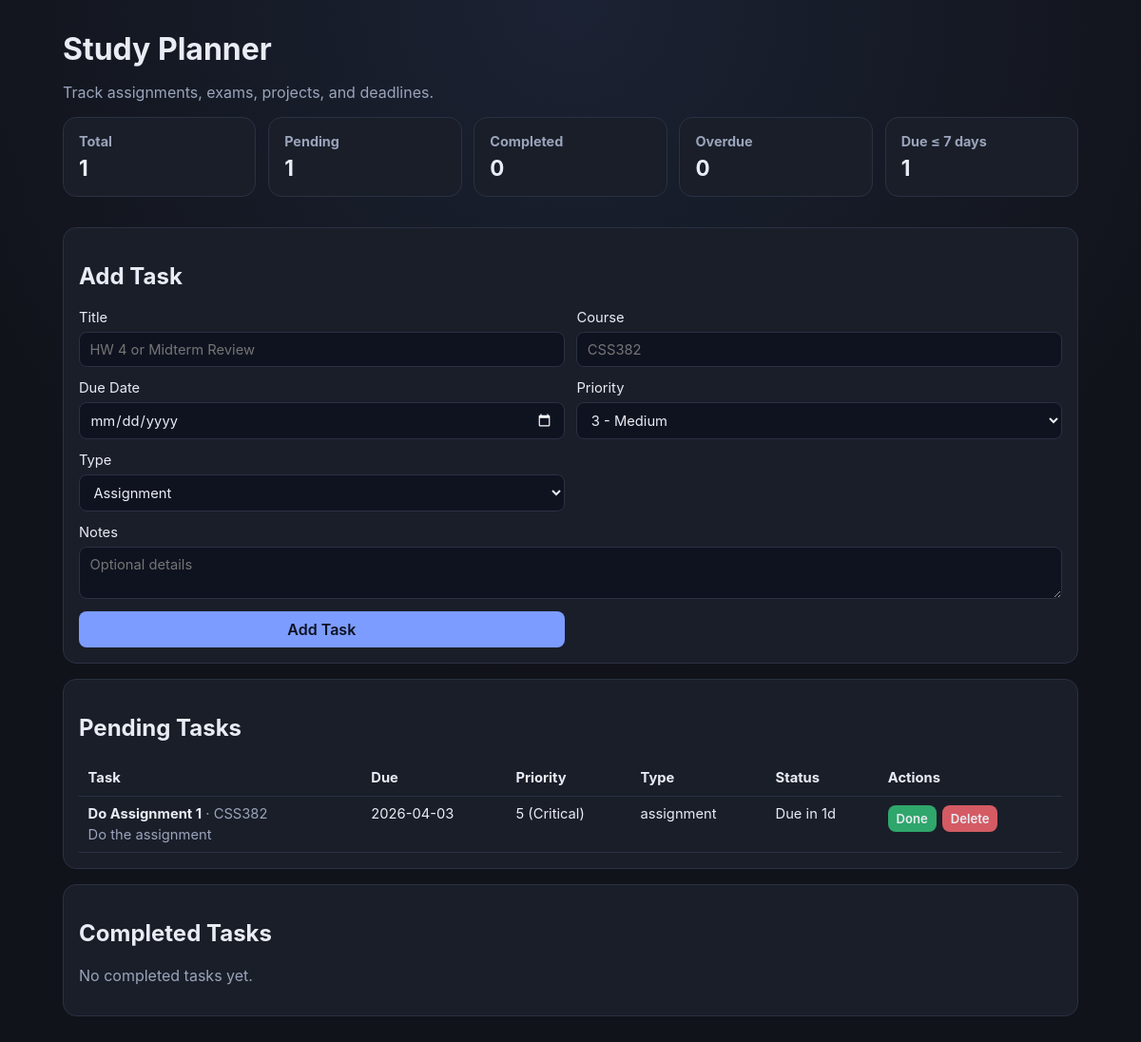
The page / on the database its author committed.
### tables this page shows
CREATE TABLE tasks (
                id INTEGER PRIMARY KEY AUTOINCREMENT,
                title TEXT NOT NULL,
                course TEXT,
                due_date TEXT NOT NULL,
                priority INTEGER NOT NULL CHECK(priority BETWEEN 1 AND 5),
                task_type TEXT NOT NULL,
                notes TEXT,
                completed INTEGER NOT NULL DEFAULT 0,
                created_at TEXT NOT NULL,
                completed_at TEXT
            );

### app.py (the view)
@app.get("/")
def index():
    db = PlannerDB()
    try:
        tasks = db.list_tasks()
        pending_tasks = [task for task in tasks if not task["completed"]]
        completed_tasks = [task for task in tasks if task["completed"]]
        return render_template(
            "index.html",
            pending_tasks=pending_tasks,
            completed_tasks=completed_tasks,
            stats=db.stats(),
            due_status=due_status,
            priority_label=priority_label,
            today=date.today().isoformat(),
        )
    finally:
        db.close()

### app.py (called while the page is built)
def priority_label(n: int) -> str:
    return {
        1: "Very Low",
        2: "Low",
        3: "Medium",
        4: "High",
        5: "Critical",
    }[n]

def due_status(due_date_str: str, completed: int) -> str:
    if completed:
        return "Done"
    due = datetime.strptime(due_date_str, "%Y-%m-%d").date()
    delta = (due - date.today()).days
    if delta < 0:
        return f"Overdue by {-delta}d"
    if delta == 0:
        return "Due Today"
    if delta <= 7:
        return f"Due in {delta}d"
    return "Upcoming"

    def _create_tables(self) -> None:
        self.conn.execute(
            """
            CREATE TABLE IF NOT EXISTS tasks (
                id INTEGER PRIMARY KEY AUTOINCREMENT,
                title TEXT NOT NULL,
                course TEXT,
                due_date TEXT NOT NULL,
                priority INTEGER NOT NULL CHECK(priority BETWEEN 1 AND 5),
                task_type TEXT NOT NULL,
                notes TEXT,
                completed INTEGER NOT NULL DEFAULT 0,
                created_at TEXT NOT NULL,
                completed_at TEXT
            )
            """
        )
        self.conn.commit()

    def list_tasks(self):
        query = """
            SELECT id, title, course, due_date, priority, task_type, notes, completed
            FROM tasks
            ORDER BY completed ASC, due_date ASC, priority DESC, id ASC
        """
        return self.conn.execute(query).fetchall()

    def close(self) -> None:
        self.conn.close()

### templates/index.html (shortened to what this page needs)
<!DOCTYPE html>
<html lang="en">
  <head>
    <link rel="stylesheet" href="{{ url_for('static', filename='style.css') }}" />
  </head>
  <body>
    <main class="container">
      <header class="top">
        <h1>Study Planner</h1>
        <p>Track assignments, exams, projects, and deadlines.</p>
      </header>
      <section class="grid stats">
        <article class="card stat"><h3>Total</h3><p>{{ stats.total }}</p></article>
        <article class="card stat"><h3>Pending</h3><p>{{ stats.pending }}</p></article>
        <article class="card stat"><h3>Completed</h3><p>{{ stats.completed }}</p></article>
        <article class="card stat"><h3>Overdue</h3><p>{{ stats.overdue }}</p></article>
        <article class="card stat"><h3>Due ≤ 7 days</h3><p>{{ stats.due_soon }}</p></article>
      </section>
      <section class="card form-card">
        <h2>Add Task</h2>
        <form action="{{ url_for('add_task') }}" method="post" class="task-form">
          <label>
            Title
            <input type="text" name="title" required placeholder="HW 4 or Midterm Review" />
          </label>
          <label>
            Course
            <input type="text" name="course" placeholder="CSS382" />
          </label>
          <label>
            Due Date
            <input type="date" name="due_date" min="{{ today }}" required />
          </label>
          <label>
            Priority
            <select name="priority">
              <option value="3" selected>3 - Medium</option>
            </select>
          </label>
          <label>
            Type
            <select name="task_type">
              <option value="assignment" selected>Assignment</option>
            </select>
          </label>
          <label class="full">
            Notes
            <textarea name="notes" rows="2" placeholder="Optional details"></textarea>
          </label>
          <button type="submit">Add Task</button>
        </form>
      </section>
      <section class="card">
        <h2>Pending Tasks</h2>
        {% if pending_tasks %}
        <div class="table-wrap">
          <table>
            <thead>
              <tr>
                <th>Task</th>
                <th>Due</th>
                <th>Priority</th>
                <th>Type</th>
                <th>Status</th>
                <th>Actions</th>
              </tr>
            </thead>
            <tbody>
              {% for task in pending_tasks %}
              <tr>
                <td>
                  <strong>{{ task.title }}</strong>
                  {% if task.course %}<span class="muted"> · {{ task.course }}</span>{% endif %}
                  {% if task.notes %}<div class="muted note">{{ task.notes }}</div>{% endif %}
                </td>
                <td>{{ task.due_date }}</td>
                <td>{{ task.priority }} ({{ priority_label(task.priority) }})</td>
                <td>{{ task.task_type }}</td>
                <td>{{ due_status(task.due_date, task.completed) }}</td>
                <td class="actions">
                  <div class="actions-wrap">
                    <form action="{{ url_for('done_task', task_id=task.id) }}" method="post">
                      <button class="small success" type="submit">Done</button>
                    </form>
                    <form action="{{ url_for('delete_task', task_id=task.id) }}" method="post">
                      <button class="small danger" type="submit">Delete</button>
                    </form>
                  </div>
                </td>
              </tr>
              {% endfor %}
            </tbody>
          </table>
        </div>
        {% else %}
        <p class="muted">No pending tasks.</p>
        {% endif %}
      </section>
      <section class="card">
        <h2>Completed Tasks</h2>
        {% if completed_tasks %}
        <div class="table-wrap">
          <table>
            <thead>
              <tr>
                <th>Task</th>
                <th>Due</th>
                <th>Priority</th>
                <th>Type</th>
                <th>Actions</th>
              </tr>
            </thead>
            <tbody>
              {% for task in completed_tasks %}
              <tr>
                <td>
                  <strong>{{ task.title }}</strong>
                  {% if task.course %}<span class="muted"> · {{ task.course }}</span>{% endif %}
                </td>
                <td>{{ task.due_date }}</td>
                <td>{{ task.priority }} ({{ priority_label(task.priority) }})</td>
                <td>{{ task.task_type }}</td>
                <td class="actions">
                  <div class="actions-wrap">
                    <form action="{{ url_for('undo_task', task_id=task.id) }}" method="post">
                      <button class="small" type="submit">Undo</button>
                    </form>
                    <form action="{{ url_for('delete_task', task_id=task.id) }}" method="post">
                      <button class="small danger" type="submit">Delete</button>
                    </form>
                  </div>
                </td>
              </tr>
              {% endfor %}
            </tbody>
          </table>
        </div>
        {% else %}
        <p class="muted">No completed tasks yet.</p>
        {% endif %}
      </section>
    </main>
  </body>
</html>

### static/style.css (style rules this page uses)
:root { color-scheme: dark; --bg: #11131a; --card: #1a1e29; --muted: #9aa4ba; --text: #e9ecf4; --accent: #7c9cff; --success: #2fa66b; --danger: #d45b63; --border: #2a3142; }
* { box-sizing: border-box; }
body { margin: 0; font-family: Inter, system-ui, -apple-system, Segoe UI, Roboto, sans-serif; background: radial-gradient(circle at top, #1b2233, var(--bg) 55%); color: var(--text); }
.container { max-width: 1100px; margin: 2rem auto; padding: 0 1rem 2rem; }
.top h1 { margin-bottom: 0.3rem; }
.top p, .muted { color: var(--muted); }
.grid.stats { display: grid; gap: 0.8rem; grid-template-columns: repeat(auto-fit, minmax(140px, 1fr)); margin-bottom: 1rem; }
.card { background: var(--card); border: 1px solid var(--border); border-radius: 14px; padding: 1rem; margin-bottom: 1rem; }
.stat h3 { margin: 0; font-size: 0.9rem; color: var(--muted); }
.stat p { margin: 0.4rem 0 0; font-size: 1.4rem; font-weight: 700; }
.task-form { display: grid; gap: 0.8rem; grid-template-columns: repeat(2, minmax(0, 1fr)); }
.task-form .full { grid-column: 1 / -1; }
label { display: flex; flex-direction: column; gap: 0.35rem; font-size: 0.92rem; }
input, select, textarea, button { background: #0f1320; border: 1px solid var(--border); color: var(--text); border-radius: 8px; padding: 0.55rem 0.65rem; font: inherit; }
button { cursor: pointer; transition: 0.15s ease; background: var(--accent); color: #0d1220; border: none; font-weight: 600; }
button.small { padding: 0.35rem 0.55rem; font-size: 0.82rem; background: #4c5d86; color: var(--text); }
button.success { background: var(--success); }
button.danger { background: var(--danger); }
.table-wrap { overflow-x: auto; }
table { width: 100%; border-collapse: collapse; font-size: 0.92rem; }
th, td { border-bottom: 1px solid var(--border); padding: 0.6rem; text-align: left; vertical-align: top; }
.actions-wrap { display: flex; gap: 0.4rem; }
.actions-wrap form { margin: 0; }
.note { margin-top: 0.2rem; }

### rows shown on the page
tasks: title "Do Assignment 1", course "CSS382", notes "Do the assignment", due_date "2026-04-03", priority "5", priority "Critical", task_type "assignment", due_date+completed "Due in 1d"

### other values the page prints
{{ stats.total }} "1"
{{ stats.pending }} "1"
{{ stats.completed }} "0"
{{ stats.overdue }} "0"
{{ stats.due_soon }} "1"
